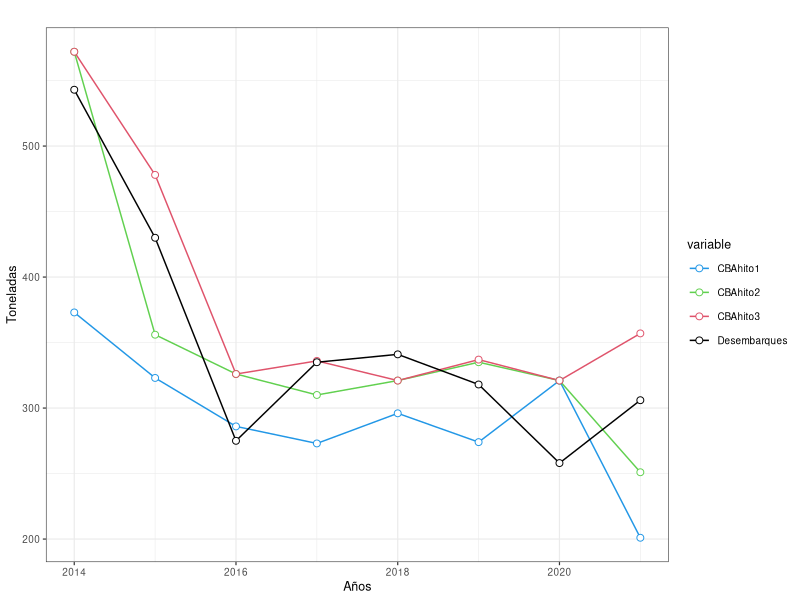
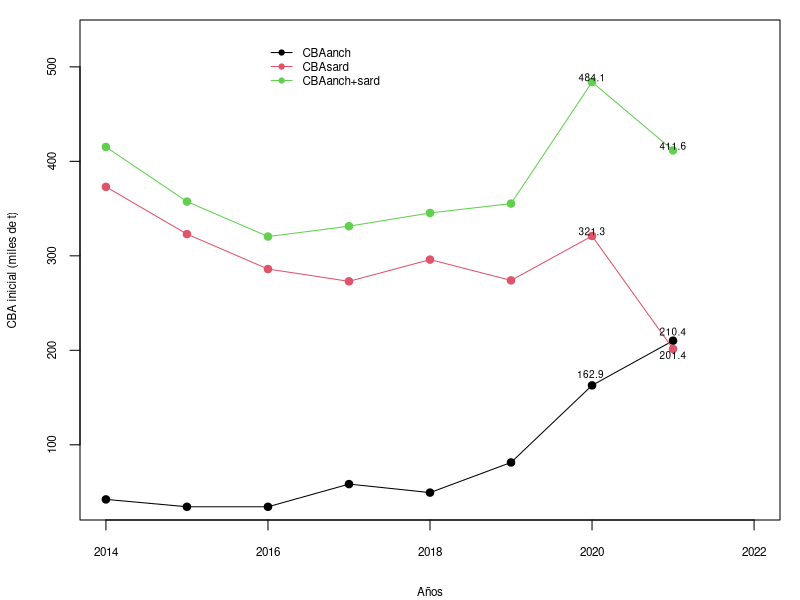
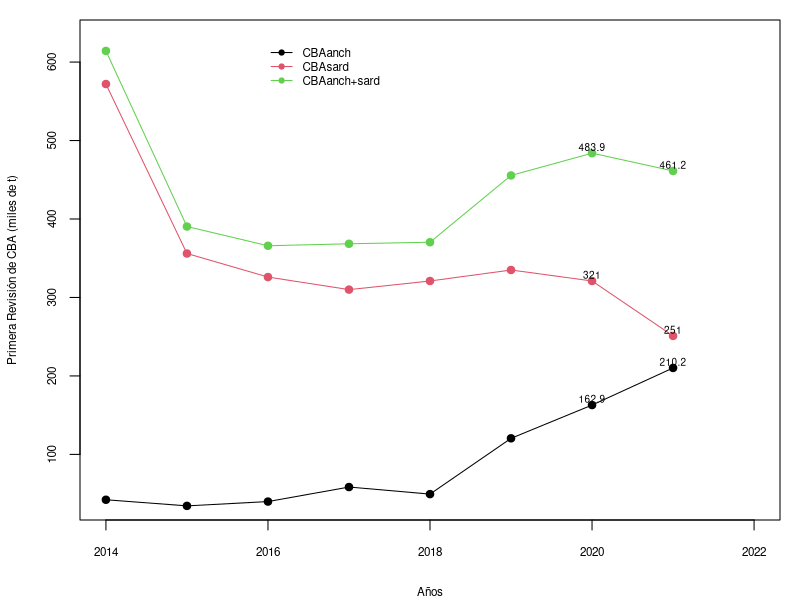
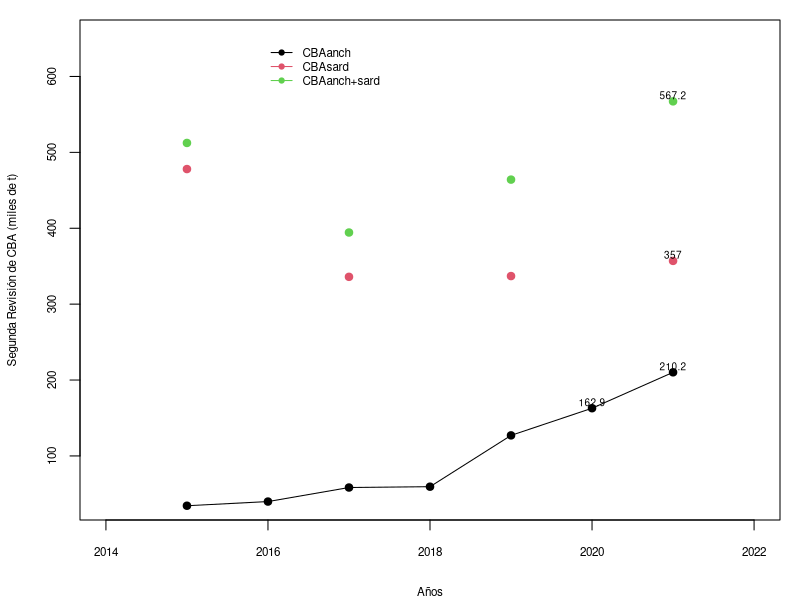
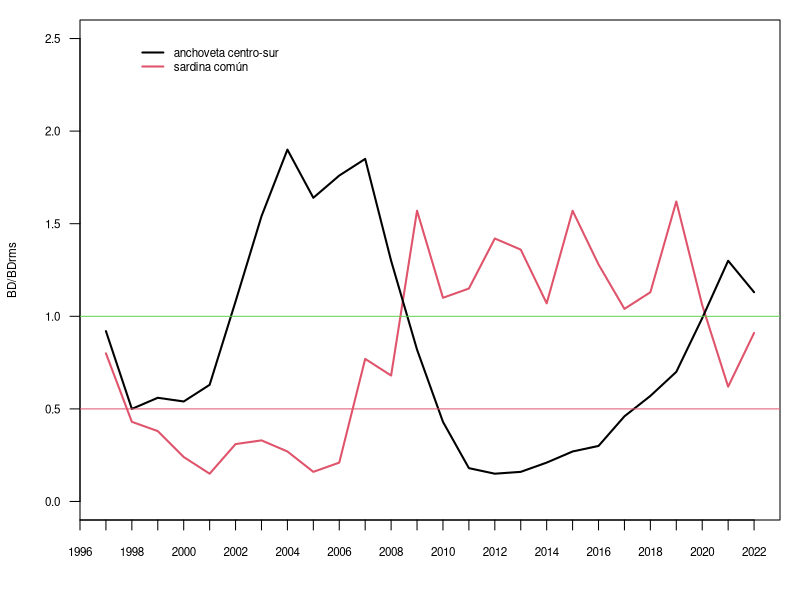

These figures' R source, in order:
## ---- chunk 1
library(stringr)
library(lattice)
library(ggplot2)
library(reshape)
library(dplyr)
library(ggthemes)
library(stringr)
library(knitr)

year<-    c(2014,2015,2016,2017,2018,2019,2020,2021)
CBAhito1<-c(373,323,286,273,296,274,321,201)
CBAhito2<-c(572,356,326,310,321,335,321,251)
CBAhito3<-c(572,478,326,336,321,337,321,357)
Desembarques <- c(543,430,275,335,341,318,258,306)


ind           <- cbind(CBAhito1,CBAhito2,CBAhito3,Desembarques) 
data          <- data.frame(ind) %>% mutate (Asesoria='data')%>% mutate (yrs= year)%>%melt(id.var=c('yrs', 'Asesoria'))

f1 <- ggplot(data, aes(yrs,value,colour=variable))+ geom_line()+ geom_point( size=2, shape=21, fill="white") + 
      labs(x = 'Años', y = 'Toneladas')  +
      scale_colour_manual(values=c(4,3,2,1))+
      theme_bw(base_size=9) + 
      ggtitle('')+
      theme(plot.title = element_text(hjust = 0.5))
f1

## ---- chunk 2
year<-seq(2014,2021,1)
CBAanch<-c(42.2,34.4,34.4,58.4,49.4,81.3,162.9,210.2)
CBAsard<-c(373,323,286,273,296,274,321,201.4)
CBAmixta<-rowSums(cbind(CBAanch,CBAsard))

par(mfrow=c(1,1),mar=c(4,4,1,1))
plot(year,CBAanch,type="o",ylim=c(40,530),xlim=c(2014,2022),pch=19,ylab="CBA inicial (miles de t)",xlab="Años",cex.lab=0.7,cex.axis=0.7)
lines(year,CBAsard,col=2,type="o",pch=19)
lines(year,CBAmixta,col=3,type="o",pch=19)
text(c(rep(2020,3),rep(2021,3)),c(170,321,483.9,215,190,411.6)+5,c("162.9 ","321.3","484.1","210.4","201.4","411.6"),cex=0.6)
legend(2016,530,c("CBAanch","CBAsard","CBAanch+sard"),col=c(1,2,3),lwd=1,pch=19,cex=0.7,bty="n")
## ---- chunk 3
year<-seq(2014,2021,1)
CBAanch<-c(42.2,34.4,39.9,58.4,49.4,120.5,162.9,210.2)
CBAsard<-c(572,356,326,310,321,335,321,251)
CBAmixta2<-rowSums(cbind(CBAanch,CBAsard))

par(mfrow=c(1,1),mar=c(4,4,1,1))
plot(year,CBAanch,type="o",ylim=c(40,630),xlim=c(2014,2022),pch=19,ylab="Primera Revisión de CBA (miles de t)",xlab="Años",cex.lab=0.7,cex.axis=0.7)
lines(year,CBAsard,col=2,type="o",pch=19)
lines(year,CBAmixta2,col=3,type="o",pch=19)
text(c(rep(2020,3),rep(2021,3)),c(CBAsard[7],CBAanch[7],CBAmixta2[7],CBAsard[8],CBAanch[8],CBAmixta2[8])+8,c(CBAsard[7],CBAanch[7],CBAmixta2[7],CBAsard[8],CBAanch[8],CBAmixta2[8]),cex=0.6)
legend(2016,630,c("CBAanch","CBAsard","CBAanch+sard"),col=c(1,2,3),lwd=1,pch=19,cex=0.7,bty="n")
## ---- chunk 4
year<-seq(2014,2021,1)
CBAanch<-c(NA,34.4,39.9,58.4,59.5,127.1,162.9,210.2)
CBAsard<-c(NA,478,NA,336,NA,337,NA,357)
CBAmixta2<-rowSums(cbind(CBAanch,CBAsard))

par(mfrow=c(1,1),mar=c(4,4,1,1))
plot(year,CBAanch,type="o",ylim=c(40,650),xlim=c(2014,2022),pch=19,ylab="Segunda Revisión de CBA (miles de t)",xlab="Años",cex.lab=0.7,cex.axis=0.7)
lines(year,CBAsard,col=2,type="o",pch=19)
lines(year,CBAmixta2,col=3,type="o",pch=19)
text(c(rep(2020,3),rep(2021,3)),c(CBAsard[7],CBAanch[7],CBAmixta2[7],CBAsard[8],CBAanch[8],CBAmixta2[8])+8,c(CBAsard[7],CBAanch[7],CBAmixta2[7],CBAsard[8],CBAanch[8],CBAmixta2[8]),cex=0.6)
legend(2016,650,c("CBAanch","CBAsard","CBAanch+sard"),col=c(1,2,3),lwd=1,pch=19,cex=0.7,bty="n")
## ---- chunk 5

years1<-seq(1997,2022,1)


rpr_sard<-c(0.80,0.43,0.38,0.24,0.15,0.31,0.33,0.27,0.16,0.21,0.77,0.68,1.57,1.10,1.15,1.42,1.36,1.07,1.57,1.28,1.04,1.13,1.62,1.06,0.62,0.91)

rpr_anch<-c(0.92,0.50,0.56,0.54,0.63,1.08,1.54,1.90,1.64,1.76,1.85,1.30,0.82,0.43,0.18,0.15,0.16,0.21,0.27,0.30,0.46,0.57,0.7,0.99,1.30,1.13)

par(mfrow=c(1,1),mar=c(4,4,1,1))
plot(years1,rpr_sard,type="l",ylab="BD/BDrms",xlab="",ylim=c(0,2.5),xaxp=c(1990,2022,32),las=1,lwd=2,cex.lab=0.7,cex.axis=0.7,col=2)

lines(years1,rpr_anch,col=1,lwd=2)
#points(2020,1.02,pch=19,cex=1,col=1)
#text(2020,0.9,"2020",cex=0.8)
abline(h=c(1,0.5),col=c(3,2))
legend(1998,2.5,c("anchoveta centro-sur","sardina común"),col=c(1,2),lwd=c(2,2),bty="n",cex=0.7)
